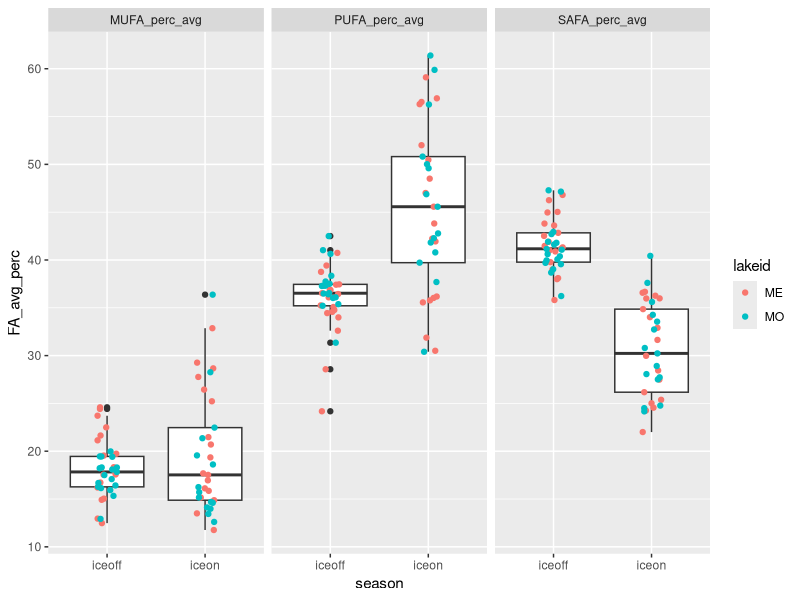
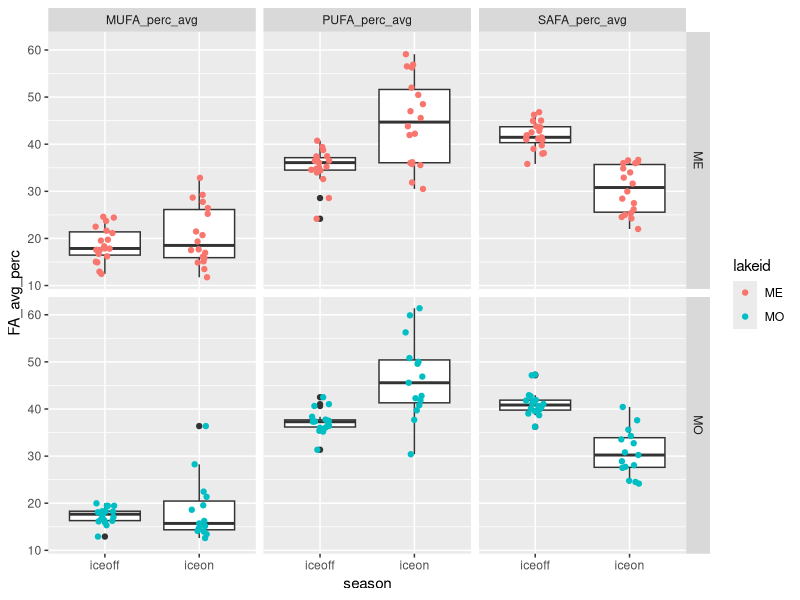
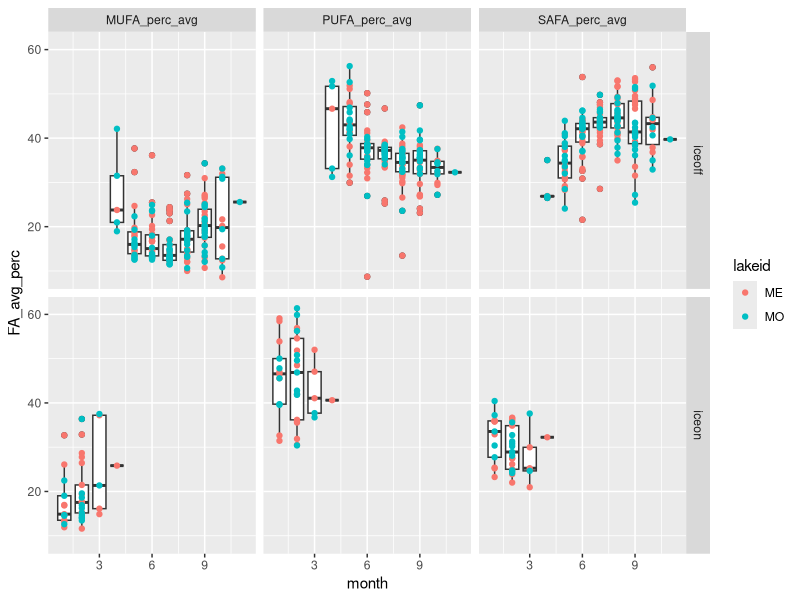
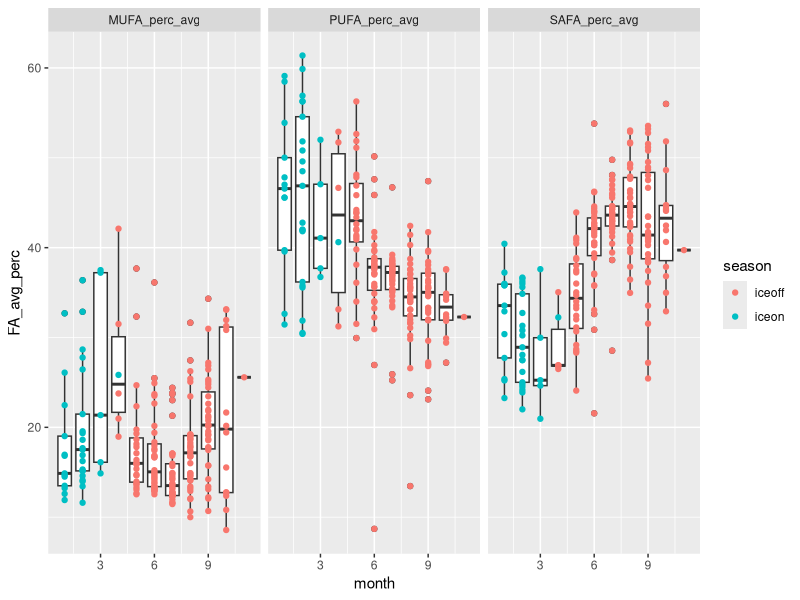
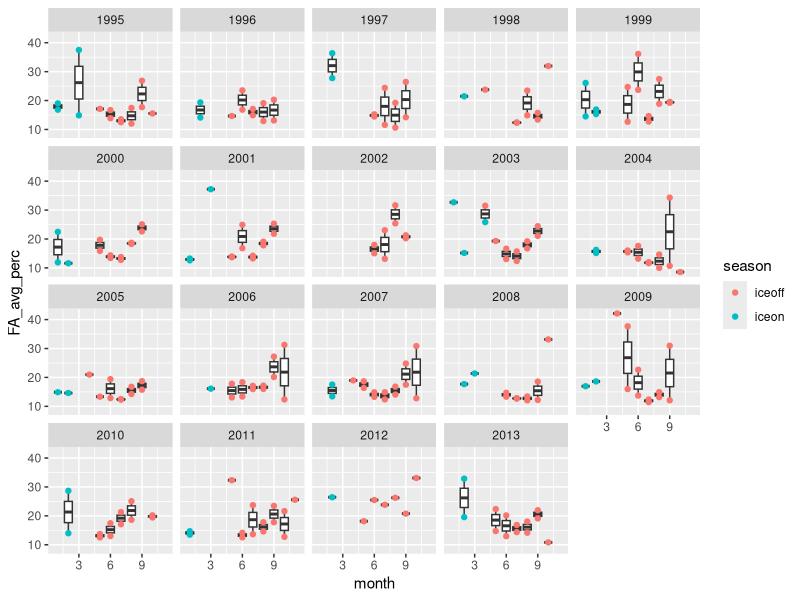
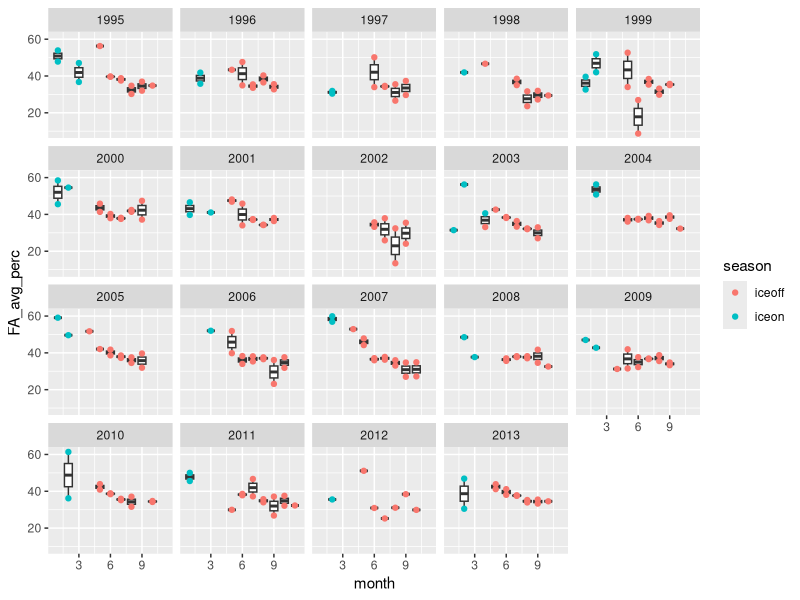
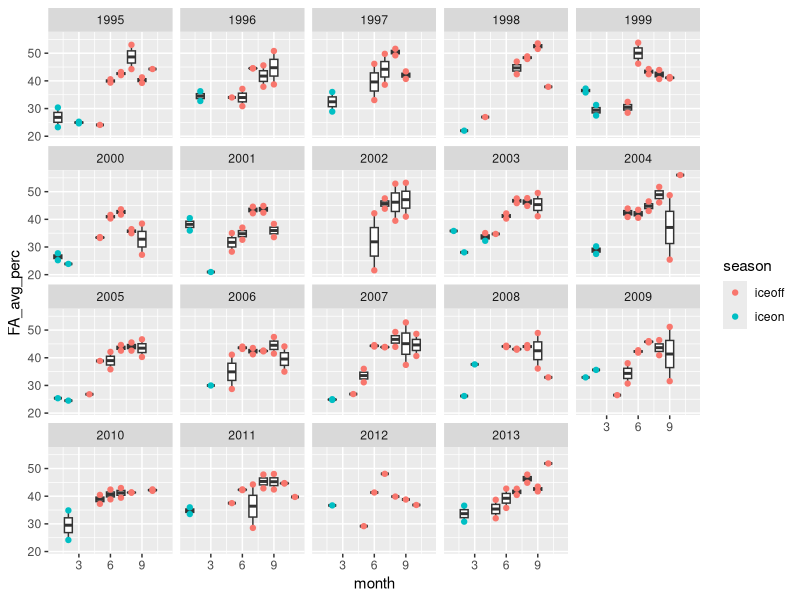

The R source for these figures, in order:
# ============================================================== #
## ========================= OVERVIEW ========================= ##
# ============================================================== #

# Looking at iceon/iceoff community FA profiles
# Only using Lakes Mendota and Monona from LTER,
# as they have equivalent iceon/iceoff paired data
# Using AG PLoS paper FA dataset, with some aggregation/crosswalking
# to match LTER data.

# ============================================================== #
## =================== DATA WRANGLING STEPS =================== ##
# ============================================================== #

# 1) LTER data - read in, format dates, keep only ME/MO
# 2) read in iceon/iceoff data (ecology letters paper)
# 3) tag LTER data with season, keep only iceon/iceoff
# 4) aggregate LTER samples to month (mean taxa biomass by lake/year/month)
# 5) identify genera <5% of any sample - remove these genera
# 6) calculate dry weight (20% of wet weight)
# 7) read in FA PLoS data - keep freshwater, proportion data
# --> 7.5) fix FA/LTER group/division matches (see crosswalk.xlsx)
# 8) aggregate FA to genus and division level profiles
# 9) aggregate biomass to genus level
# 10) tag LTER data with whether has matching division/Group or genus in FA data
# 11) merge LTER with FA data (genus, division, NA matches)
# 12) weight FA data by biomass dry weight / total biomass (genus-level FA, independent of biomass)
# 13) aggregated weighted to community level 



# ============================================================== #
## ====================== SCRIPT BEGINS ======================= ##
# ============================================================== #

#load packages
library(dplyr)
library(reshape2)
library(tidyr)
library(lubridate)
library(vegan)
library(RColorBrewer)
library(ggplot2)

# ============================================================================
# ----> read in LTER phyto data

#read in, format dates so can stack ok 

madison <- read.csv("../Data/ntl88_v7.csv", stringsAsFactors = FALSE) %>% 
  mutate(date = as.Date(sampledate, format = "%m/%d/%Y")) %>% 
  select(-sampledate)

#only madison lakes have matching iceon/iceoff data
lter_lakes <- madison %>% 
  filter(lakeid %in% c("MO", "ME"))

#keep only necessary files
lter_lakes <- lter_lakes %>% 
  mutate(month = month(date),
         year = year(date)) %>% 
  select(lakeid, year, month, date, sta, depth_range, 
         division, genus, taxa_name, biomass_conc)

#=============================================================================
# ----> read in under ice data, for ice on/off timing
seasons_orig <- read.csv("../Data/under_ice_data.csv", stringsAsFactors = FALSE)

#keep only wisconsin, cols of interest, make start and end full dates
seasons_wisc <- seasons_orig %>% 
  filter(lakeregloc == "Wisconsin") %>% 
  select(year, season, lakename, lakeregloc, 
         startday, startmonth, startyear, 
         endday, endmonth, endyear) %>% #, 
  #iceduration, periodn, photicdepth, 
  #icedepth, snowdepth, airtemp) %>% 
  mutate(startmonum = match(startmonth, month.abb),
         endmonum = match(endmonth, month.abb)) %>% 
  mutate(startdate = paste(startyear, startmonum, startday, sep = "-"),
         enddate = paste(endyear, endmonum, endday, sep = "-"))

#unique(seasons_wisc$lakename)
#unique(lter_lakes$lakeid) %>% sort()

#make lakeid to match
seasons_lakes <- seasons_wisc %>% 
  mutate(lakeid = ifelse(lakename == "Lake Mendota", "ME", NA),
         lakeid = ifelse(lakename == "Lake Monona", "MO", lakeid)) %>% 
  select(season, lakeid, year, startdate, enddate) %>% 
  filter(lakeid %in% c("ME", "MO"))

# Note: we are losing the 2014/2015/2016 data by using this to subset
# we may want to go back to raw LTER ice data to get 2014/2015/2016 iceon/iceoff dates

#=============================================================================
# ----> LTER ice duration data (for seasons)

#this gets the ice, but we don't have the summer stratified period
#(which is problematic...)

#read in LTER ice duration data
duration <- read.csv("../Data/ntl33_v4.csv", stringsAsFactors = FALSE)

#look like what we need
head(duration)

#keep only relevant info
duration_relevant <- duration %>%
  #only interested in Mendota, Monona
  filter(lakeid %in% c("ME", "MO")) %>% 
  #can narrow down year range
  filter(year4 >= 1990)

#not sure what to do about this

#=============================================================================
# ----> tag data with season

lter_dates_only <- lter_lakes %>% 
  select(lakeid, year, date) %>% 
  unique() %>% 
  rename(sample_year = year) %>% 
  arrange(lakeid, sample_year)

#make seasons wide format to can have column "start", "sample", and "end" dates
seasons_lakes_wide <- seasons_lakes %>% 
  melt(id.vars = c("lakeid", "year", "season"), variable.name = "category", value.name = "date") %>% 
  mutate(seasons_category = paste(season, category, sep = "_")) %>% 
  select(-season, -category) %>% 
  dcast(lakeid + year ~ seasons_category, value.var = "date") %>% 
  rename(winter_yr = year) %>% 
  select(lakeid, winter_yr, iceon_startdate, iceon_enddate, iceoff_startdate, iceoff_enddate)

#we're only interested in iceon/iceoff
#(looking at ice vs stratified patterns in FA)

lter_seasons_pre <- merge(lter_dates_only, seasons_lakes_wide,
                      by = c("lakeid"), all.x = TRUE) %>% 
  #tag seasons with iceon/iceoff (NA if not fall within start/end dates)
  mutate(season = ifelse(date >= iceon_startdate & date <= iceon_enddate, "iceon", NA),
         season = ifelse(date >= iceoff_startdate & date <= iceoff_enddate, "iceoff", season)) %>% 
  #keep only samples that fall within iceon or iceoff
  filter(!is.na(season))

#merge back to full lter data
lter_seasons <- lter_seasons_pre %>% 
  #group things by *winter* year
  select(lakeid, date, winter_yr, season) %>% 
  merge(lter_lakes, by = c("lakeid", "date")) %>% 
  select(-year)

#=============================================================================
# ----> aggregate samples to month

#aggregate to month within *winter* year and lake (ignore station and depth for now)
#since ignoring "other" seasons, shouldn't have issue of sample dates across seasons

#using mean since some dates have multiple samples per month, while others have one or none
#using averages to account for multiple within-month samples, make comparable

lter_month <- lter_seasons %>% 
  #monthly taxa mean biomass (across stations and depth)
  group_by(lakeid, winter_yr, season, month, division, genus, taxa_name) %>% 
  summarize(biomass_ww_m = mean(biomass_conc, na.rm = TRUE)) %>% 
  as.data.frame()

#check out number of years
# lter_month %>% 
#   select(lakeid, winter_yr, season) %>% 
#   group_by(lakeid, season) %>% 
#   summarize(n = n_distinct(winter_yr))


#========================================================================
# ----> identify <5% of samples

#identify contributors (genus-level) <5% of any sample any date (within lake)
#use wet weight (shouldn't matter)

#find contributions to biomass, in terms of %
lter_contribs <- lter_month %>% 
  #for each lake/year/month, find total biomass
  group_by(lakeid, winter_yr, month) %>% 
  mutate(total_bm = sum(biomass_ww_m)) %>% 
  ungroup() %>% 
  #for lake/date, find genus biomass
  group_by(lakeid, winter_yr, month, genus) %>% 
  mutate(genus_bm = sum(biomass_ww_m)) %>% 
  as.data.frame() %>% 
  select(-taxa_name, -biomass_ww_m) %>% 
  #find percent genus biomass of total biomass
  mutate(perc_genus_bm = genus_bm / total_bm * 100) %>% 
  ungroup()  

#find genera that are ever over 5% of a sample BY LAKE
lter_high_contrib <- lter_contribs %>% 
  filter(perc_genus_bm >= 0.05)

lter_high_contrib_genera <- lter_high_contrib %>% 
  select(lakeid, genus) %>% 
  unique() %>% 
  arrange(lakeid, genus) %>% 
  mutate(high_p = "present")

#find genera that are NOT ever over 5% of a sample
lter_low_contrib <- lter_contribs %>% 
  filter(perc_genus_bm < 0.05) 

lter_low_contrib_genera <- lter_low_contrib %>% 
  select(lakeid, genus) %>% 
  unique() %>% 
  arrange(lakeid, genus) %>% 
  mutate(low_p = "present")

#merge, keep ones that are present in low and not in high
#(i.e., those that are never >=5% of a sample)
lter_remove_5 <- merge(lter_high_contrib_genera, lter_low_contrib_genera,
                       by = c("lakeid", "genus"), all = TRUE) %>% 
  #these are ones that are never >=5% of a lake sample
  filter(low_p == "present" & is.na(high_p))


#========================================================================
# ----> LTER after removals of low contributors

#by lake/date - total genus biomass AFTER remove low contribs
lter_after_remove <- lter_month %>% 
  #remove low contributors by lake and genus
  filter( !((lakeid %in% lter_remove_5$lakeid) & (genus %in% lter_remove_5$genus)) ) 

#add a dry weight biomass column
lter_use <- lter_after_remove %>% 
  mutate(biomass_dw = 0.20 * biomass_ww_m)


#========================================================================
# ----> read in fatty acid profiles

# read in PLoS fatty acid dataset
fa <- read.csv("../Data/PLoS_supp/S1_Dataset.csv", stringsAsFactors = FALSE)

#only want freshwater
#fa %>% group_by(Salinity) %>% summarize(n = length(Salinity))
fa_fresh <- filter(fa, Salinity == 0)

#want only proportion data
fa_fresh_prop <- filter(fa_fresh, Data == "prop")

#for now, we don't care about the experimental info
fa_fresh_prop_small <- fa_fresh_prop %>% 
  select(Group, Class, Order, Genus, species,
         sumSAFA, sumMUFA, sumPUFA,
         c18.2w6, c18.3w6, c18.3w3,
         c18.4w3, c18.5w3, 
         c20.4w6, c20.5w3, c22.6w3)

#========================================================================
# ----> fix FA/LTER group/division matches

#existing matches: Chlorophyta, Cryptophyta, Rhodophyta

#make match at group/division level: 
#   Cyanobacteria (FA) = Cyanophyta (LTER)
#   Dinophyta (FA) = Pyrrhophyta (LTER)
#   Euglenozoa (FA) = Euglenophyta (LTER)

#match division to non-group
#   Chrysophyta (LTER) = class Chrysophyceae (FA)
#   Xanthophyta (LTER) = class Xanthophyceae (FA)
#   Haptophyta (LTER) = genus Chromulina (FA)
#   Bacillariophyta (LTER) = average of classes 
#                 Bacillariophyceae, Fragilariophyceae, Coscinodiscophyceae (FA)
#       [Bacillariophyta is multiple classes - for these 3 classes, find average FA profile]

fa_fix <- fa_fresh_prop_small %>% 
  #first, match at group level
  mutate(GroupDiv = ifelse(Group == "Cyanobacteria", "Cyanophyta", Group),
         GroupDiv = ifelse(Group == "Dinophyta", "Pyrrhophyta", GroupDiv),
         GroupDiv = ifelse(Group == "Euglenozoa", "Euglenophyta", GroupDiv),
         #match at single class level
         GroupDiv = ifelse(Class == "Chrysophyceae", "Chrysophyta", GroupDiv),
         GroupDiv = ifelse(Class == "Xanthophyceae", "Xanthophyta", GroupDiv),
         #match at genus level
         GroupDiv = ifelse(Genus == "Chromulina", "Haptophyta", GroupDiv),
         #Bacillariophyta is multiple classes
         GroupDiv = ifelse(Class %in% c("Bacillariophyceae", "Fragilariophyceae", "Coscinodiscophyceae"),
                           "Bacillariophyta", GroupDiv))

# fa_fix %>% select(Group, GroupDiv) %>% unique()
# fa_fix %>% filter(GroupDiv %in% c("Bacillariophyta", "Xanthophyta")) %>% select(Group, Class, GroupDiv) %>% unique()
# fa_fix %>% filter(GroupDiv == "Haptophyta") %>% select(Group, Class, Genus, GroupDiv) %>% unique()
# #yes, works as it should


#========================================================================
# ----> tag LTER data with whether matching genus/division in FA data

lter_fa_tag <- lter_use %>%
  #tag at which level it matches
  #not that groupdiv level is a combination of groups/classes/genus
  mutate(cat = ifelse(division %in% fa_fix$GroupDiv, "groupdiv", NA)) %>%
  mutate(cat = ifelse(genus %in% fa_fix$Genus, "genus", cat))

tags <- lter_fa_tag %>% select(division, genus, cat) %>% unique()

# unique(fa_fix$GroupDiv) %>% sort()
# unique(lter_use$division) %>% sort()


#========================================================================
# ----> find FA genus and division-level profiles

#within genus, what's the average FA profile
fa_genus <- fa_fix %>% 
  group_by(GroupDiv, Genus) %>% 
  summarize(gen_avg_sumSAFA = mean(sumSAFA),
            gen_avg_sumMUFA = mean(sumMUFA),
            gen_avg_sumPUFA = mean(sumPUFA),
            gen_avg_c18.2w6 = mean(c18.2w6),
            gen_avg_c18.3w6 = mean(c18.3w6),
            gen_avg_c18.3w3 = mean(c18.3w3),
            gen_avg_c18.4w3 = mean(c18.4w3),
            gen_avg_c18.5w3 = mean(c18.5w3),
            gen_avg_c20.4w6 = mean(c20.4w6),
            gen_avg_c20.5w3 = mean(c20.5w3),
            gen_avg_c22.6w3 = mean(c22.6w3)) %>% 
  as.data.frame()

#within group/div (FA/LTER fixed croswalk), what's the average FA profile
fa_groupdiv <- fa_fix %>% 
  group_by(GroupDiv) %>% 
  summarize(grpdiv_avg_sumSAFA = mean(sumSAFA),
            grpdiv_avg_sumMUFA = mean(sumMUFA),
            grpdiv_avg_sumPUFA = mean(sumPUFA),
            grpdiv_avg_c18.2w6 = mean(c18.2w6),
            grpdiv_avg_c18.3w6 = mean(c18.3w6),
            grpdiv_avg_c18.3w3 = mean(c18.3w3),
            grpdiv_avg_c18.4w3 = mean(c18.4w3),
            grpdiv_avg_c18.5w3 = mean(c18.5w3),
            grpdiv_avg_c20.4w6 = mean(c20.4w6),
            grpdiv_avg_c20.5w3 = mean(c20.5w3),
            grpdiv_avg_c22.6w3 = mean(c22.6w3)) %>% 
  as.data.frame()


#========================================================================
# ----> aggregate biomass to GENUS
# when missing genus, stick with GENUS biomass but sub in DIVISION fatty acid profile

#aggregate biomass to genus
lter_level_bm <- lter_use %>% 
  group_by(lakeid, winter_yr, season, month, division, genus) %>% 
  summarize(bm_ww_g = sum(biomass_ww_m, na.rm = TRUE),
         bm_drw_g = sum(biomass_dw, na.rm = TRUE)) %>% 
  as.data.frame() 

#merge with tag info
lter_level_bm_tag <- merge(lter_level_bm, tags, by = c("division", "genus"), all = TRUE)

# lter_level_bm_tag %>%
#   select(division, genus, cat) %>%
#   unique() %>%
#   group_by(cat) %>%
#   summarize(n = length(cat)) %>%
#   as.data.frame()

#        cat  n
# 1    genus 35
# 2 groupdiv 95
# 3     <NA>  1

#========================================================================
# ----> merge with FA profiles

# --> genus level FA - matches genus-level biomass
# merges GENUS level biomass with GENUS level FA profiles
tags_fa_genus <- lter_level_bm_tag %>% 
  #only looking at genus-level matches
  filter(cat == "genus") %>% 
  #rename for downstream stacking
  rename(biomass_wet_weight = bm_ww_g,
         biomass_dry_weight = bm_drw_g) %>% 
  #merge with FA genus level data
  merge(fa_genus,  
        by.x = "genus", by.y = "Genus",
        all.x = TRUE) %>% 
  #organize columns
  select(GroupDiv, genus, cat, lakeid, winter_yr, month, season,
         biomass_wet_weight, biomass_dry_weight,
         gen_avg_sumSAFA,
         gen_avg_sumMUFA,
         gen_avg_sumPUFA,
         gen_avg_c18.2w6,
         gen_avg_c18.3w6,
         gen_avg_c18.3w3,
         gen_avg_c18.4w3,
         gen_avg_c18.5w3,
         gen_avg_c20.4w6,
         gen_avg_c20.5w3,
         gen_avg_c22.6w3)

#remove labels in headers
names(tags_fa_genus) <- gsub("gen_avg_", "", names(tags_fa_genus))

# --> division level FA - matches division level biomass
# merges GENUS level biomass with DIVISION level FA profiles
# (missing genera in FA get division level FA)
tags_fa_groupdiv <- lter_level_bm_tag %>% 
  #keep only those matching at groupdiv level
  filter(cat == "groupdiv") %>% 
  #rename for downstream stacking
  rename(biomass_wet_weight = bm_ww_g,
         biomass_dry_weight = bm_drw_g) %>% 
  #merge with FA division/group level data
  #merge with FA genus level data
  merge(fa_groupdiv,  
        by.x = "division", by.y = "GroupDiv",
        all.x = TRUE) %>% 
  rename(GroupDiv = division) %>% 
  #organize columns
  select(GroupDiv, genus, cat, lakeid, winter_yr, month, season,
         biomass_wet_weight, biomass_dry_weight,
         grpdiv_avg_sumSAFA,
         grpdiv_avg_sumMUFA,
         grpdiv_avg_sumPUFA,
         grpdiv_avg_c18.2w6,
         grpdiv_avg_c18.3w6,
         grpdiv_avg_c18.3w3,
         grpdiv_avg_c18.4w3,
         grpdiv_avg_c18.5w3,
         grpdiv_avg_c20.4w6,
         grpdiv_avg_c20.5w3,
         grpdiv_avg_c22.6w3)

#remove labels in headers
names(tags_fa_groupdiv) <- gsub("grpdiv_avg_", "", names(tags_fa_groupdiv))

# --> does NOT have associated FA
#leaving biomass at genus level
tags_fa_NA <- lter_level_bm_tag %>% 
  filter(is.na(cat)) %>% 
  rename(biomass_wet_weight = bm_ww_g,
         biomass_dry_weight = bm_drw_g) %>% 
  rename(GroupDiv = division) %>% 
  select(GroupDiv, genus, cat, lakeid, winter_yr, month, season,
         biomass_wet_weight, biomass_dry_weight) %>% 
  #add NA columns
  mutate(          sumSAFA = NA,
                   sumMUFA = NA,
                   sumPUFA = NA,
                   c18.2w6 = NA,
                   c18.3w6 = NA,
                   c18.3w3 = NA,
                   c18.4w3 = NA,
                   c18.5w3 = NA,
                   c20.4w6 = NA,
                   c20.5w3 = NA,
                   c22.6w3 = NA)

# --> merge together
full_dat <- rbind(tags_fa_genus, tags_fa_groupdiv, tags_fa_NA)


#========================================================================
# ----> weight FA profiles by biomass

# Data == "prop" is FA % of dry weight
# so it's a fatty acid proportion of dry weight (of genus or division, by cat)

# What we want is "what are the average proportions of SAFA, MUFA, PUFA 
# present in the community, irrespective of total biomass?" 
# (i.e. we know there is higher biomass in summer - the Circus Circus buffet)
# SH: pretty sure that what we want then is:(biomass_dry_weight * sumSAFA)/total dry weight

full_dat_weighted <- full_dat %>% 
  #find total dry weight biomass for each *sample point*
  group_by(lakeid, winter_yr, season, month) %>% 
  mutate(sample_date_dry_weight_total = sum(biomass_dry_weight)) %>% 
  ungroup() %>% 
  #weight FA by biomass - per row (genus within sample date)
  #if FA is % dry weight, then FA * dry weight = biomass of that FA
  #here, sample_date_dry_weight_total is community-level biomass
  #FA props are genus-level
  mutate(sumSAFA_prop = (biomass_dry_weight * sumSAFA)/sample_date_dry_weight_total,
         sumMUFA_prop = (biomass_dry_weight * sumMUFA)/sample_date_dry_weight_total,
         sumPUFA_prop = (biomass_dry_weight * sumPUFA)/sample_date_dry_weight_total,
         c18.2w6_prop = (biomass_dry_weight * c18.2w6)/sample_date_dry_weight_total,
         c18.3w6_prop = (biomass_dry_weight * c18.3w6)/sample_date_dry_weight_total,
         c18.3w3_prop = (biomass_dry_weight * c18.3w3)/sample_date_dry_weight_total,
         c18.4w3_prop = (biomass_dry_weight * c18.4w3)/sample_date_dry_weight_total,
         c18.5w3_prop = (biomass_dry_weight * c18.5w3)/sample_date_dry_weight_total,
         c20.4w6_prop = (biomass_dry_weight * c20.4w6)/sample_date_dry_weight_total,
         c20.5w3_prop = (biomass_dry_weight * c20.5w3)/sample_date_dry_weight_total,
         c22.6w3_prop = (biomass_dry_weight * c22.6w3)/sample_date_dry_weight_total) %>% 
  as.data.frame()

#filter(full_dat_weighted, lakeid == "MO" & winter_yr == 2002 & month == 8)

#keep only columns of interest
full_dat_weighted_small <- full_dat_weighted %>% 
  select(GroupDiv, genus, cat, lakeid, winter_yr, month, season, 
         sumSAFA_prop, sumMUFA_prop, sumPUFA_prop,
         c18.2w6_prop, c18.3w6_prop, c18.3w3_prop,
         c18.4w3_prop, c18.5w3_prop,
         c20.4w6_prop, c20.5w3_prop, c22.6w3_prop)

#this is basically saying:
#for each time point, a genus has some proportion FAs
#we want to aggregate to community, then to season

#ADD UP all MUFA/PUFA/SAFA within a community
#to get community-level amount
#I have proved to myself using pen, paper, and basic algebra that this will work

full_dat_weighted_date_FA <- full_dat_weighted_small %>% 
  #get community-level FA props for each time point
  group_by(lakeid, winter_yr, month, season) %>% 
  summarize(MUFA_perc = sum(sumMUFA_prop, na.rm = TRUE),
            PUFA_perc = sum(sumPUFA_prop, na.rm = TRUE),
            SAFA_perc = sum(sumSAFA_prop, na.rm = TRUE)) %>% 
  as.data.frame()

# summary(full_dat_weighted_date_FA) 

# #now aggregate to season - find average MUFA/PUFA/SAFA profile for each season (all years, boths lakes)
# full_dat_weighted_date_FA %>% 
#   group_by(season) %>% 
#   summarize(MUFA_perc_avg = mean(MUFA_perc),
#             PUFA_perc_avg = mean(PUFA_perc),
#             SAFA_perc_avg = mean(SAFA_perc)) %>% 
#   as.data.frame()
# #doesn't quite add up to 100%, more like 95%, but not unexpected since on average

#aggregate to lake/month/year/season
full_dat_weighted_month_season_FA <- full_dat_weighted_date_FA %>% 
  #aggregate across months within season, find average FAs
  group_by(lakeid, winter_yr, season, month) %>% 
  summarize(MUFA_perc_avg = mean(MUFA_perc, na.rm = TRUE),
            PUFA_perc_avg = mean(PUFA_perc, na.rm = TRUE),
            SAFA_perc_avg = mean(SAFA_perc, na.rm = TRUE)) %>% 
  as.data.frame()

#aggregate to lake/year/season
full_dat_weighted_yr_season_FA <- full_dat_weighted_date_FA %>% 
  #aggregate across months within season, find average FAs
  group_by(lakeid, winter_yr, season) %>% 
  summarize(MUFA_perc_avg = mean(MUFA_perc, na.rm = TRUE),
            PUFA_perc_avg = mean(PUFA_perc, na.rm = TRUE),
            SAFA_perc_avg = mean(SAFA_perc, na.rm = TRUE)) %>% 
  as.data.frame()
#note: doesn't add up to quite 100% (working with averages)
#also, data only goes to 2013 (may need to adjust iceon/iceoff dates from raw LTER snow/ice data)


summary(full_dat_weighted_yr_season_FA)
#MUFA: 11-36
#PUFA: 24-61
#SAFA: 22-47

# ============================================================== #
## ========= END OF DATA WRANGLING - ANALYSIS BEGINS ========== ##
# ============================================================== #

# ----> make lake/year/season data long for plotting and analysis

dat_yr_long <- full_dat_weighted_yr_season_FA %>% 
  melt(id.vars = c("lakeid", "winter_yr", "season")) %>% 
  rename(FA_type = variable, FA_avg_perc = value)

#check out data
head(dat_yr_long)

#plot it up - FAs by season
ggplot(data=dat_yr_long, aes(x=season, y=FA_avg_perc)) +
  #boxplot
  geom_boxplot() +
  #points, not overlapping, colored by lake
  geom_jitter(width = 0.1, aes(color = lakeid)) +
  #split by FA type
  facet_wrap(~FA_type)

#MUFA shows no diff, but PUFA/SAFA do:
#PUFA higher in winter, SAFA higher in summer
  
#try ANOVAs - looking at lakes together

#MUFA
mufa1 <- aov(FA_avg_perc ~ season, dat = filter(dat_yr_long, FA_type == "MUFA_perc_avg"))
summary(mufa1) #p=0.175- does not differ by season

#PUFA
pufa1 <- aov(FA_avg_perc ~ season, dat = filter(dat_yr_long, FA_type == "PUFA_perc_avg"))
summary(pufa1) #p<<0.001 (PUFA signif higher in winter)

#SAFA
safa1 <- aov(FA_avg_perc ~ season, dat = filter(dat_yr_long, FA_type == "SAFA_perc_avg"))
summary(safa1) #p<<0.001 (SAFA signif higher in winter)

#what if split lakes?
ggplot(data=dat_yr_long, aes(x=season, y=FA_avg_perc)) +
  #boxplot
  geom_boxplot() +
  #points, not overlapping, colored by lake
  geom_jitter(width = 0.1, aes(color = lakeid)) +
  #combos of laketype and FA type
  facet_grid(lakeid~FA_type)

#same trends - MUFA no diff, PUFA higher in winter, SAFA higher in summer

# ----> check out months within seasons (plots)

#make long
dat_month_long <- full_dat_weighted_month_season_FA %>% 
  melt(id.vars = c("lakeid", "winter_yr", "season", "month")) %>% 
  rename(FA_type = variable, FA_avg_perc = value)

#check out
head(dat_month_long)

#plot FA by category and month, between seasons, colored by lake
ggplot(data=dat_month_long, aes(x=month, y=FA_avg_perc, group = month)) +
  #boxplot
  geom_boxplot() +
  #points, colored by lake
  geom_point(aes(color = lakeid)) +
  #combos of season/FA type
  facet_grid(season ~ FA_type)

#together, colored by season not lake
ggplot(data=dat_month_long, aes(x=month, y=FA_avg_perc, group = month)) +
  #boxplot
  geom_boxplot() +
  #points, colored by season
  geom_point(aes(color = season)) +
  #split FAs to different plots
  facet_wrap(~FA_type)

#confirms: PUFA down during summer, SAFA up during summer

#only MUFA across years
ggplot(data=filter(dat_month_long, FA_type == "MUFA_perc_avg"), 
       aes(x=month, y=FA_avg_perc, group = month)) +
  #boxplot
  geom_boxplot() +
  #points, colored by season
  geom_point(aes(color = season)) +
  #years
  facet_wrap(~winter_yr)

#only PUFA across years
ggplot(data=filter(dat_month_long, FA_type == "PUFA_perc_avg"), 
       aes(x=month, y=FA_avg_perc, group = month)) +
  #boxplot
  geom_boxplot() +
  #points, colored by season
  geom_point(aes(color = season)) +
  #years
  facet_wrap(~winter_yr)

#only SAFA across years
ggplot(data=filter(dat_month_long, FA_type == "SAFA_perc_avg"), 
       aes(x=month, y=FA_avg_perc, group = month)) +
  #boxplot
  geom_boxplot() +
  #points, colored by season
  geom_point(aes(color = season)) +
  #years
  facet_wrap(~winter_yr)

#fewer samples in iceon, higher variance, when look at year/year
